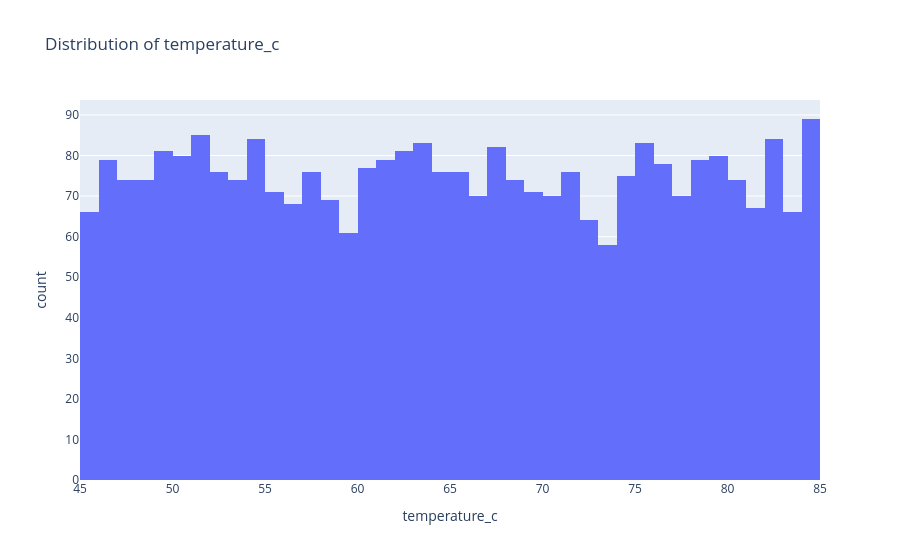
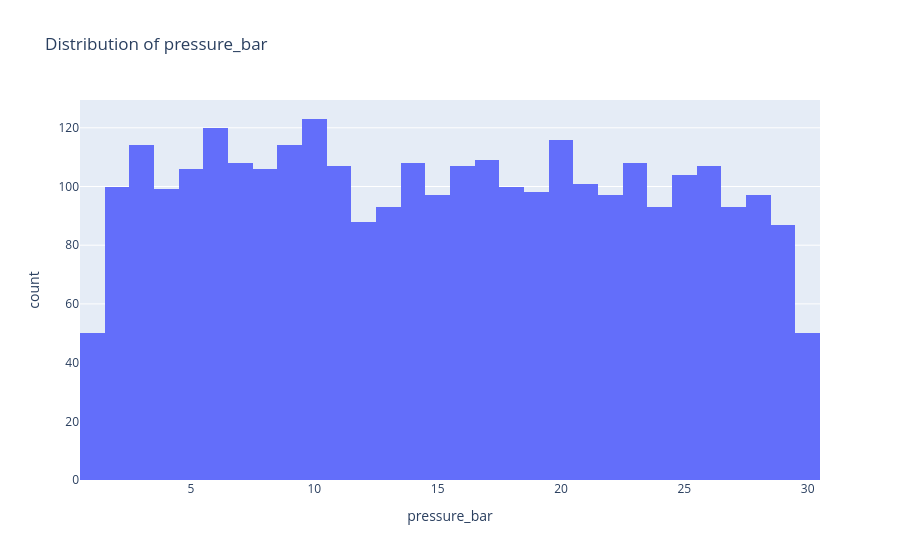
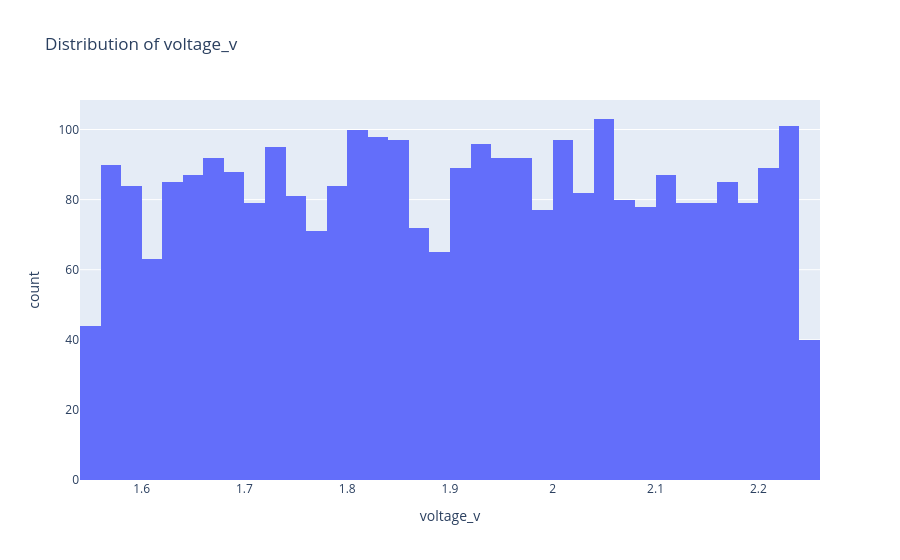

The notebook cell these images were saved under, in order:
### Markdown cell above
## Numerical Feature Distributions

### Code cell
for col in num_cols.drop("sample_id"):
    fig = px.histogram(df, x=col, title=f"Distribution of {col}")
    fig.show()

### Figure 1 — Plotly figure (JSON) as saved in the notebook; plotly's stock layout.template omitted (floating-point values rounded to 4 significant figures; data arrays with more than 128 entries replaced by an {"elided": "..."} marker saying what was removed)
{"data": [{"bingroup": "x", "hovertemplate": "temperature_c=%{x}<br>count=%{y}<extra></extra>", "legendgroup": "", "marker": {"color": "#636efa", "pattern": {"shape": ""}}, "name": "", "orientation": "v", "showlegend": false, "type": "histogram", "x": {"elided": "3000 float values"}, "xaxis": "x", "yaxis": "y"}], "layout": {"barmode": "relative", "legend": {"tracegroupgap": 0}, "title": {"text": "Distribution of temperature_c"}, "xaxis": {"anchor": "y", "domain": [0, 1], "title": {"text": "temperature_c"}}, "yaxis": {"anchor": "x", "domain": [0, 1], "title": {"text": "count"}}}}

### Figure 2 — Plotly figure (JSON) as saved in the notebook; plotly's stock layout.template omitted (floating-point values rounded to 4 significant figures; data arrays with more than 128 entries replaced by an {"elided": "..."} marker saying what was removed)
{"data": [{"bingroup": "x", "hovertemplate": "pressure_bar=%{x}<br>count=%{y}<extra></extra>", "legendgroup": "", "marker": {"color": "#636efa", "pattern": {"shape": ""}}, "name": "", "orientation": "v", "showlegend": false, "type": "histogram", "x": {"elided": "3000 float values"}, "xaxis": "x", "yaxis": "y"}], "layout": {"barmode": "relative", "legend": {"tracegroupgap": 0}, "title": {"text": "Distribution of pressure_bar"}, "xaxis": {"anchor": "y", "domain": [0, 1], "title": {"text": "pressure_bar"}}, "yaxis": {"anchor": "x", "domain": [0, 1], "title": {"text": "count"}}}}

### Figure 3 — Plotly figure (JSON) as saved in the notebook; plotly's stock layout.template omitted (floating-point values rounded to 4 significant figures; data arrays with more than 128 entries replaced by an {"elided": "..."} marker saying what was removed)
{"data": [{"bingroup": "x", "hovertemplate": "voltage_v=%{x}<br>count=%{y}<extra></extra>", "legendgroup": "", "marker": {"color": "#636efa", "pattern": {"shape": ""}}, "name": "", "orientation": "v", "showlegend": false, "type": "histogram", "x": {"elided": "3000 float values"}, "xaxis": "x", "yaxis": "y"}], "layout": {"barmode": "relative", "legend": {"tracegroupgap": 0}, "title": {"text": "Distribution of voltage_v"}, "xaxis": {"anchor": "y", "domain": [0, 1], "title": {"text": "voltage_v"}}, "yaxis": {"anchor": "x", "domain": [0, 1], "title": {"text": "count"}}}}
